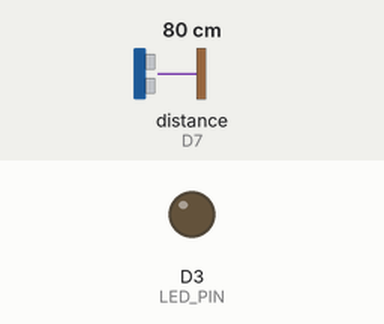
Simulated run of this sketch. Board: Particle Photon. Shown: output pins drawn as LEDs (lit = HIGH). Wiring (inferred from the names in the program): ultrasonic range finder: trigger D6; echo D7. The inputs (shaded band) are chosen by the test bench; at power-on: distance to the obstacle (sensor on D7) 80 cm. The echo pulse lasts 58.3 µs per cm; pins used as bus, display or sensor lines are not drawn.

Above: at 1.3 s.
1.4 s: distance to the obstacle (sensor on D7) set to 54 cm
2.9 s: distance to the obstacle (sensor on D7) set to 45 cm
At 3.3 s:
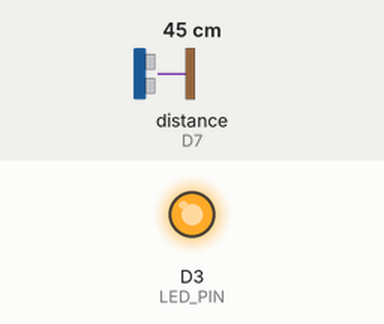
4.5 s: distance to the obstacle (sensor on D7) set to 60 cm
At 5.1 s:
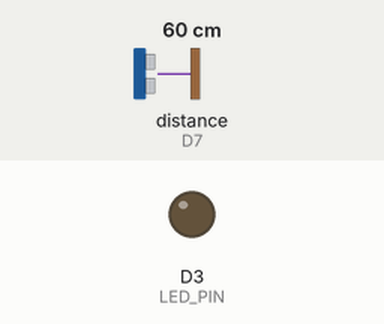
6.0 s: distance to the obstacle (sensor on D7) set to 2 cm
At 7.3 s:
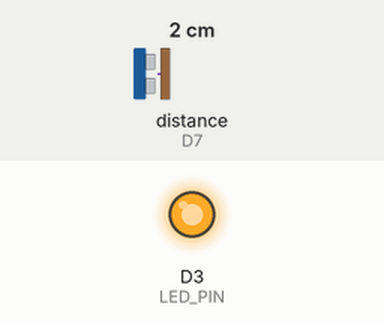
Timing chart, 0 to 8.6 s (numbered marks = the images above; inputs shaded):
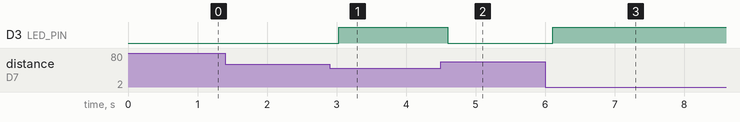

The sketch:

Top_Sensor_Code.ino
```cpp
//code for top sensor
const int TRIG_PIN = 6;
const int ECHO_PIN = 7;
const int LED_PIN  = 3;
const int DISTANCE_THRESHOLD = 50; // centimeters

// variables will change:
float duration_us, distance_cm;

void setup() {
  Serial.begin (9600);
  pinMode(TRIG_PIN, OUTPUT);
  pinMode(ECHO_PIN, INPUT);
  pinMode(LED_PIN, OUTPUT);
}

void loop() {
  // generate 10-microsecond pulse to TRIG pin
  digitalWrite(TRIG_PIN, HIGH);
  delayMicroseconds(10);
  digitalWrite(TRIG_PIN, LOW);

  // measure duration of pulse from ECHO pin
  duration_us = pulseIn(ECHO_PIN, HIGH);
  // calculate the distance
  distance_cm = 0.017 * duration_us;

  if(distance_cm < DISTANCE_THRESHOLD){
    digitalWrite(LED_PIN, HIGH); // turn on LED
    Particle.publish("Motion_PIR_Top","Motion_detected");}
  else
    digitalWrite(LED_PIN, LOW);  // turn off LED


  delay(500);
}
```

Measured:
- the behaviour switches between 51 and 50 cm on distance to the obstacle (sensor on D7) (found by bisection; images 0 and 1)
- after the input at 1.4 s, every drawn part: stays the same
- after the input at 2.9 s, D3 (LED_PIN): LOW → HIGH after 0.13 s
- after the input at 4.5 s, D3 (LED_PIN): HIGH → LOW after 0.10 s
- after the input at 6.0 s, D3 (LED_PIN): LOW → HIGH after 0.11 s
